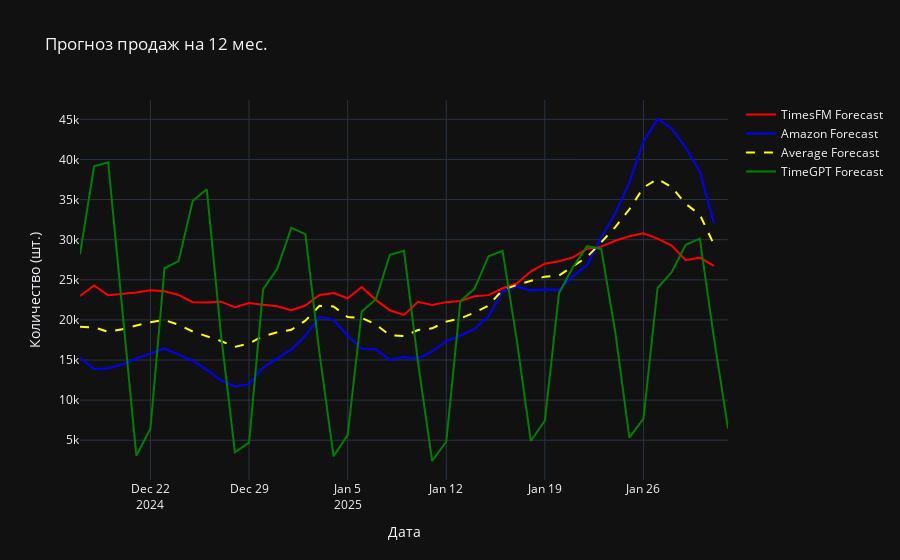

Source (notebook cell):
### Code cell
# %%
RED = 'red'
BLUE = 'blue'
YELLOW = 'yellow'
GREEN = 'green'

def add_scatter_trace(fig, x, y, color, name, mode='lines', dash=None):
    line_style = dict(color=color)
    if dash:
        line_style['dash'] = dash
    fig.add_trace(
        go.Scatter(
            x=x,
            y=y,
            mode=mode,
            line=line_style,
            name=name
        )
    )


fig = go.Figure()
add_scatter_trace(fig, timesfm_forecast_df.index, timesfm_forecast_df['timesfm'], RED, 'TimesFM Forecast')
add_scatter_trace(fig, df_amazon.index, df_amazon['y'], BLUE, 'Amazon Forecast')
add_scatter_trace(fig, df_amazon.index, average_forecast, YELLOW, 'Average Forecast', dash='dash')
add_scatter_trace(fig, timegpt_fcst_df['timestamp'], timegpt_fcst_df['TimeGPT'], GREEN, 'TimeGPT Forecast')

fig.update_traces(marker=dict(size=8))
fig.update_layout(
    title="Прогноз продаж на 12 мес.",
    xaxis_title='Дата',
    yaxis_title='Количество (шт.)',
    template='plotly_dark',
)
fig.show()
